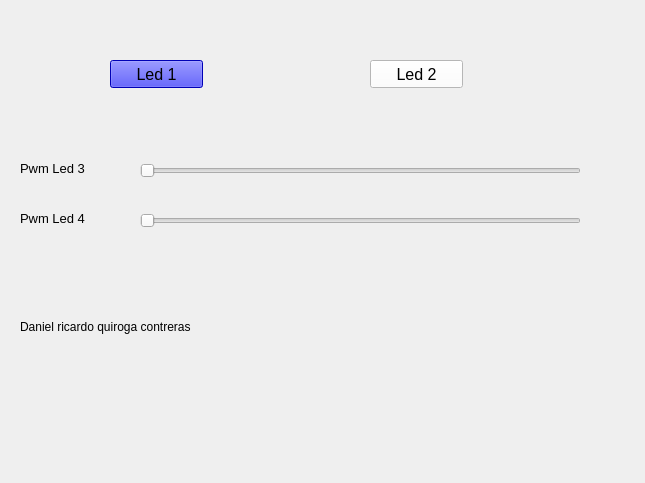
<?xml version="1.0" encoding="UTF-8"?>
<ui version="4.0">
 <class>MainWindow</class>
 <widget class="QMainWindow" name="MainWindow">
  <property name="geometry">
   <rect>
    <x>0</x>
    <y>0</y>
    <width>645</width>
    <height>483</height>
   </rect>
  </property>
  <property name="windowTitle">
   <string>On / off &amp; PWM</string>
  </property>
  <widget class="QWidget" name="centralwidget">
   <widget class="QSlider" name="horizontalSlider">
    <property name="geometry">
     <rect>
      <x>140</x>
      <y>160</y>
      <width>441</width>
      <height>22</height>
     </rect>
    </property>
    <property name="orientation">
     <enum>Qt::Horizontal</enum>
    </property>
   </widget>
   <widget class="QSlider" name="horizontalSlider_2">
    <property name="geometry">
     <rect>
      <x>140</x>
      <y>210</y>
      <width>441</width>
      <height>22</height>
     </rect>
    </property>
    <property name="orientation">
     <enum>Qt::Horizontal</enum>
    </property>
   </widget>
   <widget class="QPushButton" name="pushButton">
    <property name="geometry">
     <rect>
      <x>110</x>
      <y>60</y>
      <width>93</width>
      <height>28</height>
     </rect>
    </property>
    <property name="font">
     <font>
      <pointsize>12</pointsize>
     </font>
    </property>
    <property name="styleSheet">
     <string notr="true">background-color: rgb(0, 0, 255);</string>
    </property>
    <property name="text">
     <string>Led 1</string>
    </property>
   </widget>
   <widget class="QPushButton" name="pushButton_2">
    <property name="geometry">
     <rect>
      <x>370</x>
      <y>60</y>
      <width>93</width>
      <height>28</height>
     </rect>
    </property>
    <property name="font">
     <font>
      <pointsize>12</pointsize>
     </font>
    </property>
    <property name="styleSheet">
     <string notr="true">background-color: rgb(255, 255, 255);</string>
    </property>
    <property name="text">
     <string>Led 2</string>
    </property>
   </widget>
   <widget class="QLabel" name="label">
    <property name="geometry">
     <rect>
      <x>350</x>
      <y>390</y>
      <width>251</width>
      <height>51</height>
     </rect>
    </property>
    <property name="styleSheet">
     <string notr="true">border-image: url(:/cct/logo ECCI.jpg);</string>
    </property>
    <property name="text">
     <string/>
    </property>
   </widget>
   <widget class="QLabel" name="label_2">
    <property name="geometry">
     <rect>
      <x>20</x>
      <y>320</y>
      <width>211</width>
      <height>121</height>
     </rect>
    </property>
    <property name="text">
     <string>Daniel ricardo quiroga contreras</string>
    </property>
    <property name="alignment">
     <set>Qt::AlignLeading|Qt::AlignLeft|Qt::AlignTop</set>
    </property>
   </widget>
   <widget class="QLabel" name="label_3">
    <property name="geometry">
     <rect>
      <x>20</x>
      <y>160</y>
      <width>101</width>
      <height>16</height>
     </rect>
    </property>
    <property name="font">
     <font>
      <pointsize>10</pointsize>
     </font>
    </property>
    <property name="text">
     <string>Pwm Led 3</string>
    </property>
   </widget>
   <widget class="QLabel" name="label_4">
    <property name="geometry">
     <rect>
      <x>20</x>
      <y>210</y>
      <width>101</width>
      <height>16</height>
     </rect>
    </property>
    <property name="font">
     <font>
      <pointsize>10</pointsize>
     </font>
    </property>
    <property name="text">
     <string>Pwm Led 4</string>
    </property>
   </widget>
  </widget>
 </widget>
 <resources>
  <include location="logo.qrc"/>
 </resources>
 <connections/>
</ui>
